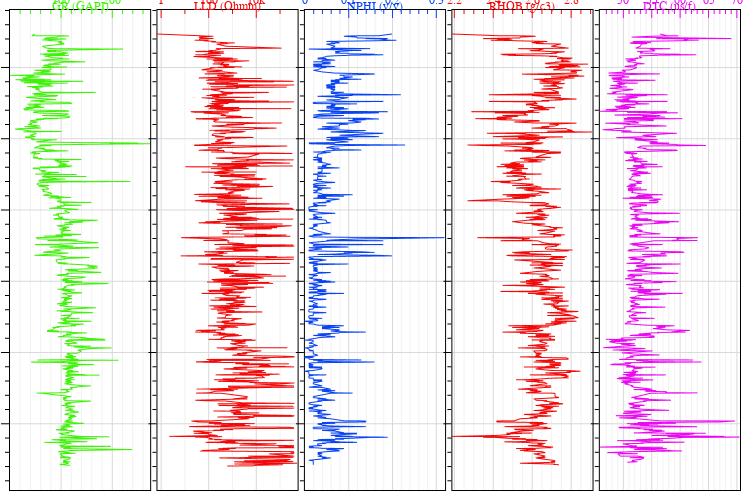

The notebook cell saved with this chart:
### Code cell
import pandas as pd
df = pd.read_csv("well_log_data.csv")
view_curves(df, depth_col="DEPTH")

### Figure 1 — Plotly figure (JSON) as saved in the notebook; plotly's stock layout.template omitted (floating-point values rounded to 4 significant figures; data arrays with more than 128 entries replaced by an {"elided": "..."} marker saying what was removed)
{"data": [{"line": {"color": "#40f20a", "width": 1}, "mode": "lines", "name": "GR", "type": "scattergl", "x": {"elided": "1000 float values"}, "xaxis": "x", "y": {"elided": "1000 float values"}, "yaxis": "y"}, {"line": {"color": "#f20a0a", "width": 1}, "mode": "lines", "name": "LLD", "type": "scattergl", "x": {"elided": "1000 float values"}, "xaxis": "x2", "y": {"elided": "1000 float values"}, "yaxis": "y2"}, {"line": {"color": "#0a44f2", "width": 1}, "mode": "lines", "name": "NPHI", "type": "scattergl", "x": {"elided": "1000 float values"}, "xaxis": "x3", "y": {"elided": "1000 float values"}, "yaxis": "y3"}, {"line": {"color": "#f20a0a", "width": 1}, "mode": "lines", "name": "RHOB", "type": "scattergl", "x": {"elided": "1000 float values"}, "xaxis": "x4", "y": {"elided": "1000 float values"}, "yaxis": "y4"}, {"line": {"color": "#ea0af2", "width": 1}, "mode": "lines", "name": "DTC", "type": "scattergl", "x": {"elided": "1000 float values"}, "xaxis": "x5", "y": {"elided": "1000 float values"}, "yaxis": "y5"}], "layout": {"height": 500, "hovermode": "y", "margin": {"b": 10, "l": 10, "r": 10, "t": 10}, "plot_bgcolor": "white", "showlegend": false, "width": 750, "xaxis": {"anchor": "y", "color": "#40f20a", "domain": [0, 0.192], "fixedrange": true, "gridcolor": "#d9d9d9", "gridwidth": 1, "linecolor": "black", "linewidth": 1, "minor": {"showgrid": true, "tickcolor": "#40f20a", "ticklen": 4, "ticks": "inside"}, "mirror": true, "nticks": 5, "showgrid": true, "showline": true, "showspikes": true, "side": "top", "spikecolor": "#8d9199", "spikedash": "solid", "spikemode": "across", "spikesnap": "hovered data", "spikethickness": 1, "tickcolor": "#40f20a", "tickfont": {"color": "#40f20a", "family": "Arial", "size": 12}, "ticklabelstep": 1, "ticklen": 8, "ticks": "inside", "tickwidth": 1, "title": {"font": {"family": "Arial", "size": 12}, "standoff": 0, "text": "GR (GAPI)"}}, "xaxis2": {"anchor": "y2", "color": "#f20a0a", "domain": [0.202, 0.394], "fixedrange": true, "gridcolor": "#d9d9d9", "gridwidth": 1, "linecolor": "black", "linewidth": 1, "minor": {"showgrid": true, "tickcolor": "#f20a0a", "ticklen": 4, "ticks": "inside"}, "mirror": true, "nticks": 5, "showgrid": true, "showline": true, "showspikes": true, "side": "top", "spikecolor": "#8d9199", "spikedash": "solid", "spikemode": "across", "spikesnap": "hovered data", "spikethickness": 1, "tickcolor": "#f20a0a", "tickfont": {"color": "#f20a0a", "family": "Arial", "size": 12}, "ticklabelstep": 1, "ticklen": 8, "ticks": "inside", "tickwidth": 1, "title": {"font": {"family": "Arial", "size": 12}, "standoff": 0, "text": "LLD (Ohmm)"}, "type": "log"}, "xaxis3": {"anchor": "y3", "color": "#0a44f2", "domain": [0.404, 0.596], "fixedrange": true, "gridcolor": "#d9d9d9", "gridwidth": 1, "linecolor": "black", "linewidth": 1, "minor": {"showgrid": true, "tickcolor": "#0a44f2", "ticklen": 4, "ticks": "inside"}, "mirror": true, "nticks": 5, "showgrid": true, "showline": true, "showspikes": true, "side": "top", "spikecolor": "#8d9199", "spikedash": "solid", "spikemode": "across", "spikesnap": "hovered data", "spikethickness": 1, "tickcolor": "#0a44f2", "tickfont": {"color": "#0a44f2", "family": "Arial", "size": 12}, "ticklabelstep": 1, "ticklen": 8, "ticks": "inside", "tickwidth": 1, "title": {"font": {"family": "Arial", "size": 12}, "standoff": 0, "text": "NPHI (v/v)"}}, "xaxis4": {"anchor": "y4", "color": "#f20a0a", "domain": [0.606, 0.798], "fixedrange": true, "gridcolor": "#d9d9d9", "gridwidth": 1, "linecolor": "black", "linewidth": 1, "minor": {"showgrid": true, "tickcolor": "#f20a0a", "ticklen": 4, "ticks": "inside"}, "mirror": true, "nticks": 5, "showgrid": true, "showline": true, "showspikes": true, "side": "top", "spikecolor": "#8d9199", "spikedash": "solid", "spikemode": "across", "spikesnap": "hovered data", "spikethickness": 1, "tickcolor": "#f20a0a", "tickfont": {"color": "#f20a0a", "family": "Arial", "size": 12}, "ticklabelstep": 1, "ticklen": 8, "ticks": "inside", "tickwidth": 1, "title": {"font": {"family": "Arial", "size": 12}, "standoff": 0, "text": "RHOB (g/c3)"}}, "xaxis5": {"anchor": "y5", "color": "#ea0af2", "domain": [0.808, 1], "fixedrange": true, "gridcolor": "#d9d9d9", "gridwidth": 1, "linecolor": "black", "linewidth": 1, "minor": {"showgrid": true, "tickcolor": "#ea0af2", "ticklen": 4, "ticks": "inside"}, "mirror": true, "nticks": 5, "showgrid": true, "showline": true, "showspikes": true, "side": "top", "spikecolor": "#8d9199", "spikedash": "solid", "spikemode": "across", "spikesnap": "hovered data", "spikethickness": 1, "tickcolor": "#ea0af2", "tickfont": {"color": "#ea0af2", "family": "Arial", "size": 12}, "ticklabelstep": 1, "ticklen": 8, "ticks": "inside", "tickwidth": 1, "title": {"font": {"family": "Arial", "size": 12}, "standoff": 0, "text": "DTC (us/f)"}}, "yaxis": {"anchor": "x", "autorange": "reversed", "domain": [0, 1], "gridcolor": "#d9d9d9", "gridwidth": 1, "linecolor": "black", "linewidth": 1, "minor": {"showgrid": false, "tickcolor": "black", "ticklen": 4, "ticks": "outside"}, "mirror": true, "nticks": 10, "rangemode": "nonnegative", "showgrid": true, "showline": true, "showspikes": true, "spikecolor": "#8d9199", "spikedash": "solid", "spikemode": "across", "spikesnap": "cursor", "spikethickness": 1, "tickcolor": "black", "tickfont": {"color": "black", "family": "Arial", "size": 12}, "ticklabelstep": 1, "ticklen": 8, "ticks": "outside", "tickwidth": 1, "title": {"standoff": 0}}, "yaxis2": {"anchor": "x2", "autorange": "reversed", "domain": [0, 1], "gridcolor": "#d9d9d9", "gridwidth": 1, "linecolor": "black", "linewidth": 1, "matches": "y", "minor": {"showgrid": false, "tickcolor": "black", "ticklen": 4, "ticks": "outside"}, "mirror": true, "nticks": 10, "rangemode": "nonnegative", "showgrid": true, "showline": true, "showspikes": true, "showticklabels": false, "spikecolor": "#8d9199", "spikedash": "solid", "spikemode": "across", "spikesnap": "cursor", "spikethickness": 1, "tickcolor": "black", "tickfont": {"color": "black", "family": "Arial", "size": 12}, "ticklabelstep": 1, "ticklen": 8, "ticks": "outside", "tickwidth": 1, "title": {"standoff": 0}}, "yaxis3": {"anchor": "x3", "autorange": "reversed", "domain": [0, 1], "gridcolor": "#d9d9d9", "gridwidth": 1, "linecolor": "black", "linewidth": 1, "matches": "y", "minor": {"showgrid": false, "tickcolor": "black", "ticklen": 4, "ticks": "outside"}, "mirror": true, "nticks": 10, "rangemode": "nonnegative", "showgrid": true, "showline": true, "showspikes": true, "showticklabels": false, "spikecolor": "#8d9199", "spikedash": "solid", "spikemode": "across", "spikesnap": "cursor", "spikethickness": 1, "tickcolor": "black", "tickfont": {"color": "black", "family": "Arial", "size": 12}, "ticklabelstep": 1, "ticklen": 8, "ticks": "outside", "tickwidth": 1, "title": {"standoff": 0}}, "yaxis4": {"anchor": "x4", "autorange": "reversed", "domain": [0, 1], "gridcolor": "#d9d9d9", "gridwidth": 1, "linecolor": "black", "linewidth": 1, "matches": "y", "minor": {"showgrid": false, "tickcolor": "black", "ticklen": 4, "ticks": "outside"}, "mirror": true, "nticks": 10, "rangemode": "nonnegative", "showgrid": true, "showline": true, "showspikes": true, "showticklabels": false, "spikecolor": "#8d9199", "spikedash": "solid", "spikemode": "across", "spikesnap": "cursor", "spikethickness": 1, "tickcolor": "black", "tickfont": {"color": "black", "family": "Arial", "size": 12}, "ticklabelstep": 1, "ticklen": 8, "ticks": "outside", "tickwidth": 1, "title": {"standoff": 0}}, "yaxis5": {"anchor": "x5", "autorange": "reversed", "domain": [0, 1], "gridcolor": "#d9d9d9", "gridwidth": 1, "linecolor": "black", "linewidth": 1, "matches": "y", "minor": {"showgrid": false, "tickcolor": "black", "ticklen": 4, "ticks": "outside"}, "mirror": true, "nticks": 10, "rangemode": "nonnegative", "showgrid": true, "showline": true, "showspikes": true, "showticklabels": false, "spikecolor": "#8d9199", "spikedash": "solid", "spikemode": "across", "spikesnap": "cursor", "spikethickness": 1, "tickcolor": "black", "tickfont": {"color": "black", "family": "Arial", "size": 12}, "ticklabelstep": 1, "ticklen": 8, "ticks": "outside", "tickwidth": 1, "title": {"standoff": 0}}}}
